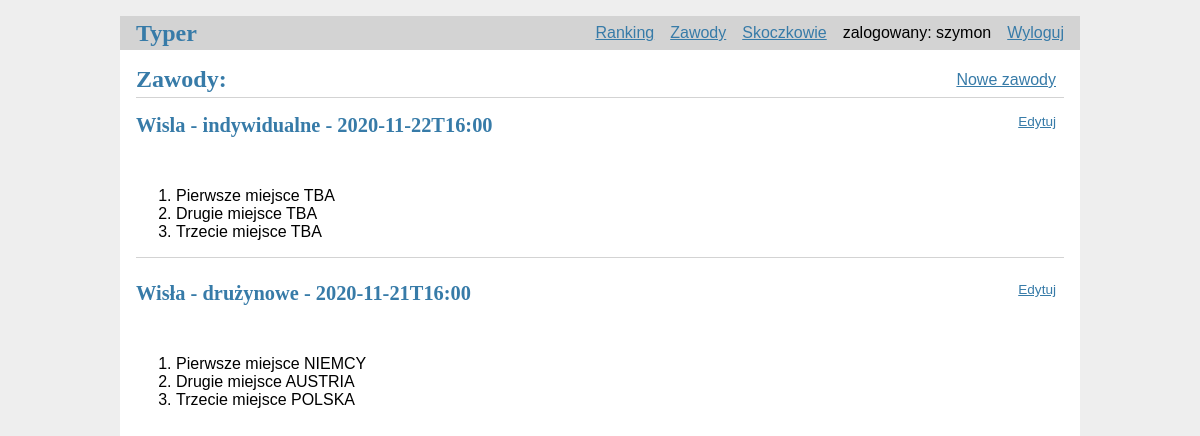
/tournaments/ (signed in), run on the app's committed database.
### tables this page shows
CREATE TABLE user(
    id INTEGER PRIMARY KEY AUTOINCREMENT,
    username TEXT UNIQUE NOT NULL,
    password TEXT NOT NULL,
    times_bet INTEGER NOT NULL DEFAULT 0,
    times_exact INTEGER NOT NULL DEFAULT 0,
    points INTEGER NOT NULL DEFAULT 0
);

CREATE TABLE tournaments(
    id INTEGER PRIMARY KEY AUTOINCREMENT,
    place TEXT NOT NULL,
    type TEXT NOT NULL,
    date_time DATETIME NOT NULL,
    first_place TEXT NOT NULL DEFAULT "TBA",
    second_place TEXT NOT NULL DEFAULT "TBA",
    third_place TEXT NOT NULL DEFAULT "TBA",
    status TEXT NOT NULL
);

### flaskr/tournaments.py (the view)
@bp.route('/')
def tournaments():
    db = get_db()
    tournaments = db.execute(
        'SELECT id, place, type, date_time, first_place, second_place, third_place'
        ' FROM tournaments ORDER BY date_time DESC'
    ).fetchall()
    return render_template("tournaments/tournaments.html", tournaments=tournaments)

### flaskr/auth.py (called while the page is built)
@bp.before_app_request
def load_logged_in_user():
    user_id = session.get('user_id')
    if user_id is None:
        g.user = None
    else:
        g.user = get_db().execute(
            'SELECT * FROM user WHERE id = ?', (user_id,)
        ).fetchone()

### flaskr/db.py (called while the page is built)
def get_db():
    if 'db' not in g:
        g.db = sqlite3.connect(
            current_app.config['DATABASE'],
            detect_types=sqlite3.PARSE_DECLTYPES
        )
        g.db.row_factory = sqlite3.Row
    return g.db

### flaskr/templates/tournaments/tournaments.html
{% extends 'base.html' %}
{% block header %}
    <h1>{% block title %}Zawody:{% endblock %}</h1>
    <a class="action" href="{{ url_for('tournaments.create') }}">Nowe zawody</a>
{% endblock %}
{% block content %}
    {% for post in tournaments %}
        <article class="post">
            <header>
                <div>
                    <h1>{{ post['place'] }} - {{ post['type'] }} - {{ post['date_time'] }}</h1>
                </div>
                <a class="action" href="{{ url_for('tournaments.update', id=post['id'])  }}">Edytuj</a>
            </header>
            <p class="body">
                <ol>
                    <li>Pierwsze miejsce {{ post['first_place'] }}</li>
                    <li>Drugie miejsce {{ post['second_place'] }}</li>
                    <li>Trzecie miejsce {{ post['third_place'] }}</li>
                </ol>
            </p>
        </article>
        {% if not loop.last %}
        <hr>
        {% endif %}
    {% endfor %}
{% endblock %}

### flaskr/templates/base.html (shortened to what this page needs)
<!doctype html>
<link rel="stylesheet" href="{{ url_for('static', filename='style.css') }}">
<nav>
    <h1><a href="{{ url_for('typer.index') }}">Typer</a></h1>
    <ul>
        {% if g.user %}
            <li><a href="{{ url_for('ranking.ranking') }}">Ranking</a></li>
            <li><a href="{{ url_for('tournaments.tournaments') }}">Zawody</a></li>
            <li><a href="{{ url_for('jumpers.jumpers') }}">Skoczkowie</a></li>
            <li><span>zalogowany: {{ g.user['username'] }}</span></li>
            <li><a href="{{ url_for('auth.logout') }}">Wyloguj</a></li>
        {% else %}
            <li><a href="{{ url_for('auth.register') }}">Zarejestruj</a></li>
            <li><a href="{{ url_for('auth.login') }}">Zaloguj</a></li>
        {% endif %}
    </ul>
</nav>
<section class="content">
    <header>
        {% block header %}{% endblock %}
    </header>
    {% block content %}{% endblock %}
</section>

### flaskr/static/style.css (style rules this page uses)
h1 { font-family: serif; color: #377ba8; margin: 1rem 0; }
a { color: #377ba8; }
hr { border: none; border-top: 1px solid lightgray; }
nav { background: lightgray; display: flex; align-items: center; padding: 0 0.5rem; }
nav h1 { flex: auto; margin: 0; }
nav h1 a { text-decoration: none; padding: 0.25rem 0.5rem; }
nav ul { display: flex; list-style: none; margin: 0; padding: 0; }
nav ul li a, nav ul li span, header .action { display: block; padding: 0.5rem; }
.content { padding: 0 1rem 1rem; }
.content > header { border-bottom: 1px solid lightgray; display: flex; align-items: flex-end; }
.content > header h1 { flex: auto; margin: 1rem 0 0.25rem 0; }
.post > header { display: flex; align-items: flex-end; font-size: 0.85em; }
.post > header > div:first-of-type { flex: auto; }
.post > header h1 { font-size: 1.5em; margin-bottom: 0; }
.post .body { white-space: pre-line; }
.content:last-child { margin-bottom: 0; }

### data on the page
user: user.username "szymon"
tournaments: place "Wisla", type "indywidualne", date_time "2020-11-22T16:00", first_place "TBA", second_place "TBA", third_place "TBA"
tournaments: place "Wisła", type "drużynowe", date_time "2020-11-21T16:00", first_place "NIEMCY", second_place "AUSTRIA", third_place "POLSKA"
